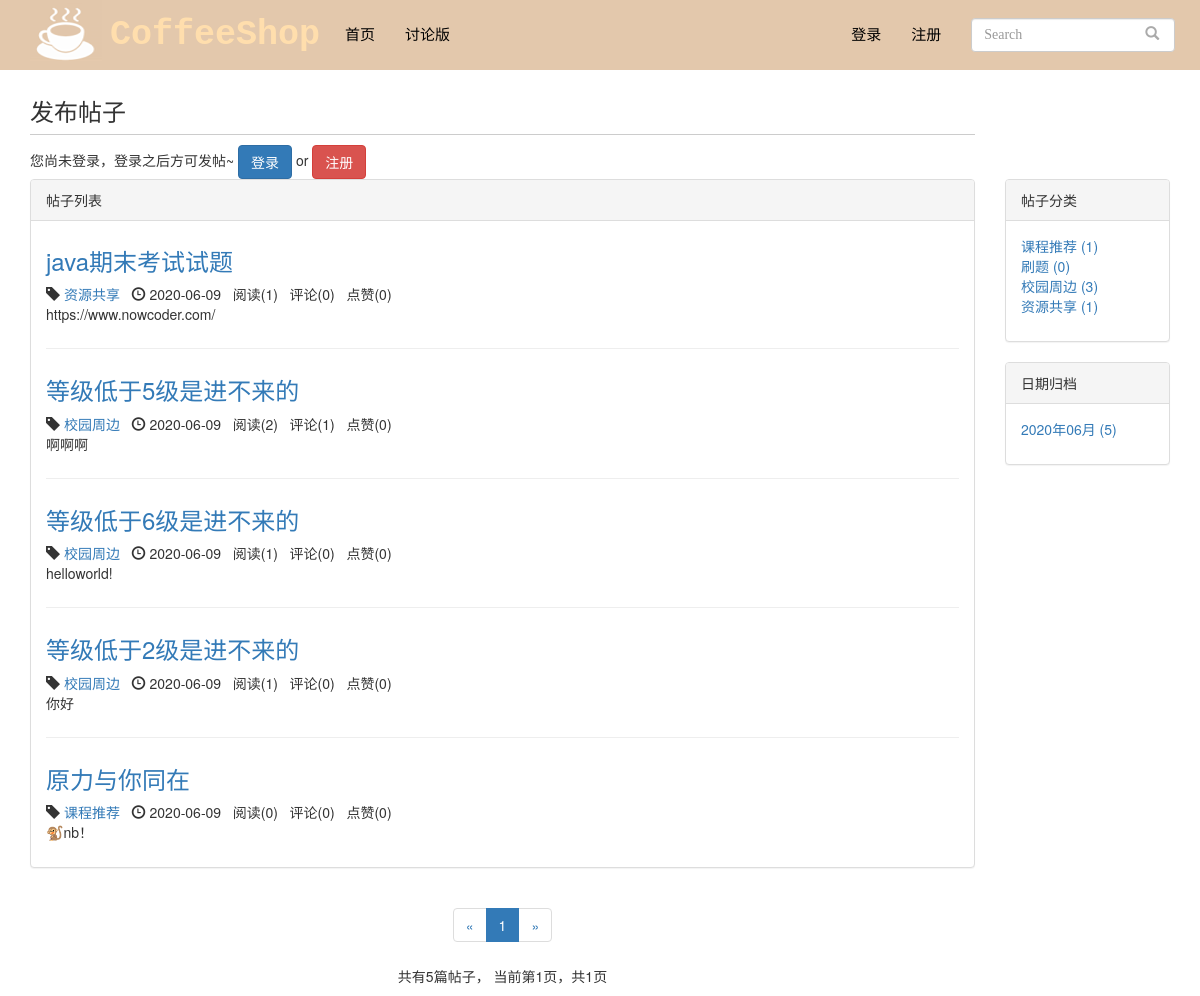
Screenshot of /blog/ with the database file from the repository.
### blog/models.py (models this page shows, shortened)
class Blog(models.Model, ReadNumExpandMethod):
    title = models.CharField(max_length=50)
    blog_type = models.ForeignKey(BlogType, on_delete=models.CASCADE)
    content = RichTextUploadingField()
    author = models.ForeignKey(User, on_delete=models.CASCADE)
    read_details = GenericRelation(ReadDetail)
    created_time = models.DateTimeField(auto_now_add=True)
    last_updated_time = models.DateTimeField(auto_now=True)
    blog_limit=models.IntegerField(default=0)
    class Meta:
        ordering = ['-created_time']

class BlogType(models.Model):
    type_name = models.CharField(max_length=15)
    def __str__(self):
        return self.type_name

### read_statistics/models.py (models this page shows)
class ReadNum(models.Model):
    read_num = models.IntegerField(default=0)
    content_type = models.ForeignKey(ContentType, on_delete=models.CASCADE)
    object_id = models.PositiveIntegerField()
    content_object = GenericForeignKey('content_type', 'object_id')

### likes/models.py (models this page shows)
class LikeCount(models.Model):
    content_type = models.ForeignKey(ContentType, on_delete=models.CASCADE)
    object_id = models.PositiveIntegerField()
    content_object = GenericForeignKey('content_type', 'object_id')
    liked_num = models.IntegerField(default=0)

### blog/views.py (the view)
# urls.py: path('', views.blog_list, name='blog_list'),
def blog_list(request):
    blogs_all_list = Blog.objects.all()
    context = get_blog_list_common_data(request, blogs_all_list)
    context['blog_form']=BlogForm()
    return render(request, 'blog/blog_list.html', context)

### user/forms.py (shortened to what this page needs)
class LoginForm(forms.Form):
    username_or_email = forms.CharField(
        label='用户名或邮箱',
        widget=forms.TextInput(attrs={'class':'form-control', 'placeholder':'请输入用户名或邮箱'})
    )
    password = forms.CharField(label='密码',
                               widget=forms.PasswordInput(attrs={'class':'form-control', 'placeholder':'请输入密码'}))

### blog/forms.py
class BlogForm(forms.Form):
    text=forms.CharField(widget=CKEditorWidget(config_name='blog_ckeditor'))

### comment/templatetags/comment_tags.py (called while the page is built)
@register.simple_tag
def get_comment_count(obj):
    content_type = ContentType.objects.get_for_model(obj)
    return Comment.objects.filter(content_type=content_type, object_id=obj.pk).count()

### likes/templatetags/likes_tags.py (called while the page is built)
@register.simple_tag
def get_like_count(obj):
    content_type = ContentType.objects.get_for_model(obj)
    like_count, created = LikeCount.objects.get_or_create(content_type=content_type, object_id=obj.pk)
    return like_count.liked_num

### read_statistics/models.py (called while the page is built)
    def get_read_num(self):
        try:
            ct = ContentType.objects.get_for_model(self)
            readnum = ReadNum.objects.get(content_type=ct, object_id=self.pk)
            return readnum.read_num
        except exceptions.ObjectDoesNotExist:
            return 0

### user/context_processors.py (called while the page is built)
def login_modal_form(request):
    return {'login_modal_form': LoginForm()}

### blog/templates/blog/blog_list.html (shortened to what this page needs)
{% extends 'base.html' %}
{% block nav_blog_active %}active{% endblock %}
{% load staticfiles %}
{% load comment_tags %}
{% load likes_tags %}
{% block header_extends %}
    <link rel="stylesheet" href="{% static 'blog/blog.css' %}">
{% endblock %}
{% block content %}
    <div class="container">
        <div class="row">
            <div class="col-xs-12 col-sm-8 col-md-9 col-lg-10">
                <div >
                    <div class="comment-area">
                    <h3 class="comment-area-title">发布帖子</h3>
                    {% if user.is_authenticated %}
                        <form action="{% url 'update_blog' %}" method="POST" style="overflow:hidden">
                            <label>{{ user.get_username }}，欢迎发帖~</label>
                            {% csrf_token %}
                            <div class="form-group">
                            <input type="text" name="title" class="form-control">
                            </div>
                            <div class="form-group">
                            <select name=blog_type class="form-control">
                            {% for blog_type in blog_types %}
                                <option value="{{ blog_type.pk }}">{{ blog_type.type_name }}</option>
                             {% endfor %}
                            </select>
                            </div>
                            <div class="form-group">
                            <select name=blog_limit class="form-control">
                                <option value="0">LV.0</option>
                                <option value="1">LV.1</option>
                                <option value="2">LV.2</option>
                                <option value="3">LV.3</option>
                                <option value="4">LV.4</option>
                                <option value="5">LV.5</option>
                                <option value="6">LV.6</option>
                            </select>
                            </div>
                            {% for field in blog_form %}
                                {{ field }}
                            {% endfor %}
                            <input type="submit" value="发布" class="btn btn-primary pull-right">
                        </form>
                    {% else %}
                        您尚未登录，登录之后方可发帖~
                        <a class="btn btn-primary" href="{% url 'login' %}?from={{ request.get_full_path }}">登录</a>
                        <span> or </span>
                        <a class="btn btn-danger" href="{% url 'register' %}?from={{ request.get_full_path }}">注册</a>
                    {% endif %}
                    </div>
                </div>
            </div>
        </div>
    </div>
    <div class="container">
        <div class="row">
            <div class="col-xs-12 col-sm-8 col-md-9 col-lg-10">
                <div class="panel panel-default">
                    <div class="panel-heading">{% block blog_list_title %}帖子列表{% endblock %}</div>
                    <div class="panel-body">
                        {% for blog in blogs %}
                            <div class="blog">
                                <h3><a href="{% url 'blog_detail' blog.pk %}">{{ blog.title }}</a></h3>
                                <p class="blog-info">
                                    <span class="glyphicon glyphicon-tag"></span> <a href="{% url 'blogs_with_type' blog.blog_type.pk %}">{{ blog.blog_type }}</a>&nbsp;&nbsp;
                                    <span class="glyphicon glyphicon-time"></span> {{ blog.created_time|date:"Y-m-d" }}&nbsp;&nbsp;
                                    阅读({{ blog.get_read_num }})&nbsp;&nbsp;
                                    评论({% get_comment_count blog %})&nbsp;&nbsp;
                                    点赞({% get_like_count blog %})
                                </p>
                                <p>{{ blog.content|striptags|truncatechars_html:120 }}</p>
                            </div>
                        {% empty %}
                            <div class="blog">
                                <h3>暂无帖子，敬请期待</h3>
                            </div>
                        {% endfor %}
                    </div>
                </div>
                <div class="paginator">
                    <ul class="pagination">
                        <li>
                            {% if page_of_blogs.has_previous %}
                                <a href="?page={{ page_of_blogs.previous_page_number }}" aria-label="Previous">
                                    <span aria-hidden="true">&laquo;</span>
                                </a>
                            {% else %}
                                <span aria-hidden="true">&laquo;</span>
                            {% endif %}
                        </li>
                        {% for page_num in page_range %}
                            {% if page_num == page_of_blogs.number %}
                                <li class="active"><span>{{ page_num }}</span></li>
                            {% else %}
                                {% if page_num == '...' %}
                                    <li><span>{{ page_num }}</span></li>
                                {% else %}
                                    <li><a href="?page={{ page_num }}">{{ page_num }}</a></li>
                                {% endif %}
                            {% endif %}
                        {% endfor %}
                        <li>
                            {% if page_of_blogs.has_next %}
                                <a href="?page={{ page_of_blogs.next_page_number }}" aria-label="Next">
                                    <span aria-hidden="true">&raquo;</span>
                                </a>
                            {% else %}
                                <span aria-hidden="true">&raquo;</span>
                            {% endif %}
                        </li>
                    </ul>
                    <p>
                        共有{{ page_of_blogs.paginator.count }}篇帖子，
                        当前第{{ page_of_blogs.number }}页，共{{ page_of_blogs.paginator.num_pages }}页
                    </p>
                </div>
            </div>
            <div class="hidden-xs col-sm-4 col-md-3 col-lg-2">
                <div class="panel panel-default">
                    <div class="panel-heading">帖子分类</div>
                    <div class="panel-body">
                        <ul class="blog-types">
                            {% for blog_type in blog_types %}
                                <li>
                                    <a href="{% url 'blogs_with_type' blog_type.pk %}">
                                        {{ blog_type.type_name }} ({{ blog_type.blog_count }})
                                    </a>
                                </li>
                            {% empty %}
                                <li>暂无分类</li>
                            {% endfor %}
                        </ul>
                    </div>
                </div>
                <div class="panel panel-default">
                    <div class="panel-heading">日期归档</div>
                    <div class="panel-body">
                        <ul>
                            {% for blog_date, blog_count in blog_dates.items %}
                                <li>
                                    <a href="{% url 'blogs_with_date' blog_date.year blog_date.month %}">
                                        {{ blog_date|date:"Y年m月" }} ({{ blog_count }})
                                    </a>
                                </li>
                            {% endfor %}
                        </ul>
                    </div>
                </div>
            </div>
        </div>
    </div>
{% endblock %}

### templates/base.html (shortened to what this page needs)
{% load staticfiles %}
<!DOCTYPE html>
<html lang="zh-CN" style="height: 100%">
<head>
    <link rel="stylesheet" href="{% static 'bootstrap-3.3.7/css/bootstrap.min.css' %}">
	<link rel="stylesheet" href="{% static 'base.css' %}">
    {% block header_extends %}{% endblock %}
</head>
<body style="height: 100%">
    <div class="navbar navbar_customize navbar-fixed-top" role="navigation">
        <div class="container-fluid container-fluid_customize">
			<div class="navbar-header navbar-header_logo">
				<a href="{% url 'home' %}"><img src="{% static 'coffee_shop_logo.png' %}" alt="coffee_shop_logo"/></a>
			</div>
            <div class="navbar-header navbar-header_customize">
				<div>
                	<a href="{% url 'home' %}" class="a_website_title_customize">CoffeeShop</a>
				</div>
            </div>
			<div class="navbar_left_customize">
            <div class="collapse navbar-collapse">
                <ul class="nav navbar-nav">
                    <li class="{% block nav_home_active %}{% endblock %}">
                        <a href="{% url 'home' %}" class="a_block_title_customize">首页</a>
                    </li>
                    <li class="{% block nav_blog_active %}{% endblock %}">
                        <a href="{% url 'blog_list' %}" class="a_block_title_customize">讨论版</a>
                    </li>
                </ul>
				</div>
					</div>
			<div class="navbar_right_customize">
            <div class="collapse navbar-collapse">
                <ul class="nav navbar-nav navbar-right">
                    {% if not user.is_authenticated %}
                        <li>
                            <a href="{% url 'login' %}?from={{ request.get_full_path }}" class="a_block_title_customize">登录</a>
                        </li>
                        <li>
                            <a href="{% url 'register' %}?from={{ request.get_full_path }}" class="a_block_title_customize">注册</a>
                        </li>
                    {% endif %}
                    <li>
                        <form class="navbar-form search-form" action="{% url 'search' %}">
                            <div class="form-group">
                                <input type="text" name="wd" class="form-control" placeholder="Search">
                            </div>
                            <button type="submit" class="btn btn-default">
                                <span class="glyphicon glyphicon-search"></span>
                            </button>
                        </form>
                    </li>
                </ul>
            </div>
				</div>
        </div>
    </div>
    {% block content %}{% endblock %}
</body>
</html>

### static/base.css (style rules this page uses)
* { margin: 0; padding: 0; }
body { margin-top: 70px!important; }
ul { list-style-type: none!important; }
ul.navbar-right { margin-right: 0; }
.search-form button[type="submit"] { background: none; border: none; margin-left: -3em; color: #aaa; }
.navbar_customize { height: 70px; background-color: rgb(227,200,172); }
.container-fluid_customize { position: relative; }
.navbar-header_logo { position: absolute; left: 30px; }
.navbar-header_customize { position: absolute; left: 110px; padding-top: 10px; font-size: 35px; font-weight: bold; font-family: Courier New; }
.navbar_left_customize { position: absolute; left: 330px; top: 10px; font-family: Microsoft JhengHei; font-size: 15px; }
.navbar_right_customize { position: absolute; right: 10px; top: 10px; font-family: Microsoft JhengHei; font-size: 15px; }
.a_website_title_customize { text-decoration: none; color: navajowhite; }
.a_block_title_customize { color: black; }

### blog/static/blog/blog.css (style rules this page uses)
ul.blog-types { list-style-type: none; }
div.blog:not(:last-child) { margin-bottom: 2em; padding-bottom: 1em; border-bottom: 1px solid #eee; }
div.blog h3 { margin-top: 0.5em; }
div.blog p.blog-info { margin-bottom: 0; }
div.paginator { text-align: center; }
div.comment-area { margin-top: 2em; }
h3.comment-area-title { border-bottom: 1px solid #ccc; padding-bottom: 0.4em; }

### rows the page displays
Blog: title "java期末考试试题", blog_type "资源共享", created_time "2020-06-09", get_read_num "1", id "0", id.liked_num "0", content "https://www.nowcoder.com/"
Blog: title "等级低于5级是进不来的", blog_type "校园周边", created_time "2020-06-09", get_read_num "2", id "1", id.liked_num "0", content "啊啊啊"
Blog: title "等级低于6级是进不来的", blog_type "校园周边", created_time "2020-06-09", get_read_num "1", id "0", id.liked_num "0", content "helloworld!"
Blog: title "等级低于2级是进不来的", blog_type "校园周边", created_time "2020-06-09", get_read_num "1", id "0", id.liked_num "0", content "你好"
Blog: title "原力与你同在", blog_type "课程推荐", created_time "2020-06-09", get_read_num "0", id "0", id.liked_num "0", content "🐒nb！"
BlogType: type_name "课程推荐", blog_count "1"
BlogType: type_name "刷题", blog_count "0"
BlogType: type_name "校园周边", blog_count "3"
BlogType: type_name "资源共享", blog_count "1"

### other values shown
{{ page_num }} "1"
{{ page_of_blogs.paginator.count }} "5"
{{ page_of_blogs.number }} "1"
{{ page_of_blogs.paginator.num_pages }} "1"
{{ blog_date|date:"Y年m月" }} "2020年06月"
{{ blog_count }} "5"
